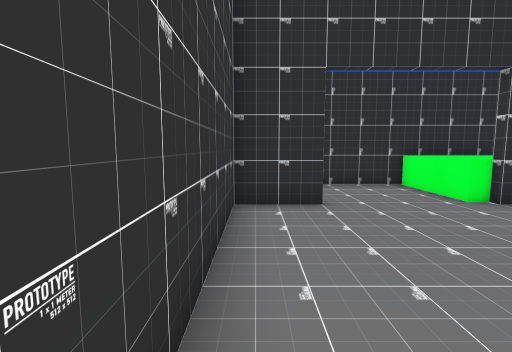
view 1 (above)

18 first-person views from a walk through a 3-D level made in the Unity game engine. The camera is 1.3 m above the floor, tilts 6° down and sees 85° across. The floor is counted in squares, 1 m on a side. Each view is taken from the middle of a square. On the plan, view 1 faces up. The plan holds only what a view shows up to about 13 squares ahead; the rest is blank. The player character is not drawn. Door leaves are left out, so doorways stand open. Some surface patterns are stand-ins.

view 2
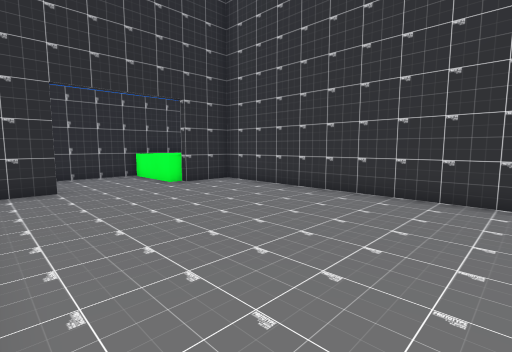

view 3
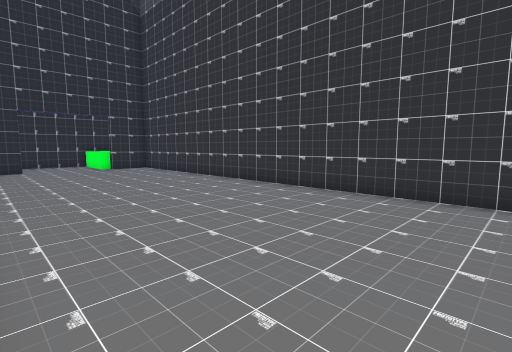

view 4
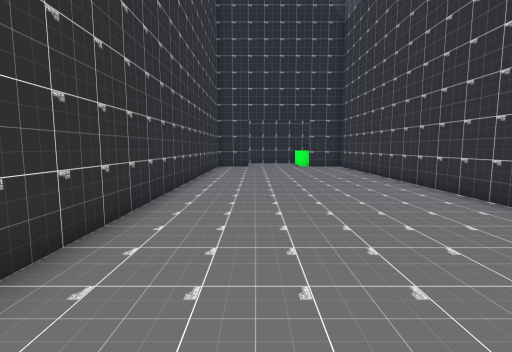

view 5
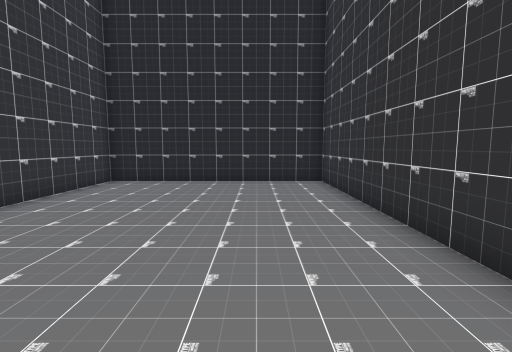

view 6
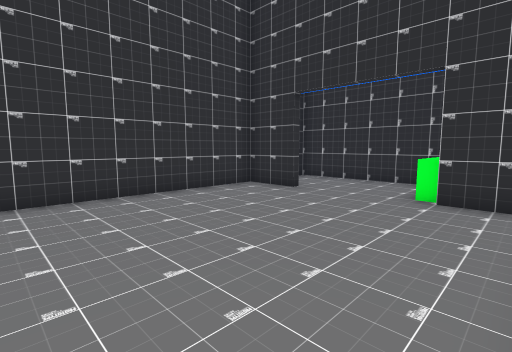

view 7
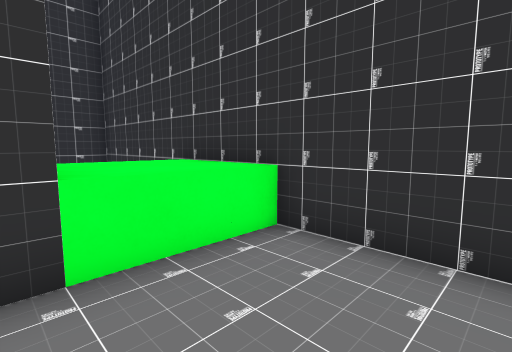

view 8
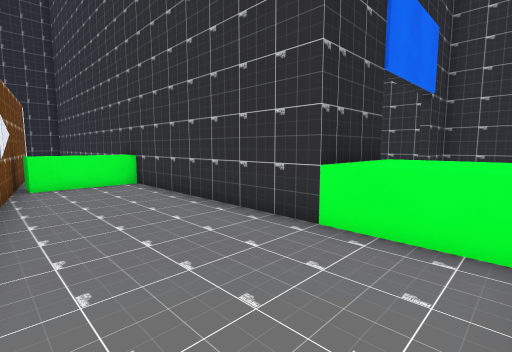

view 9
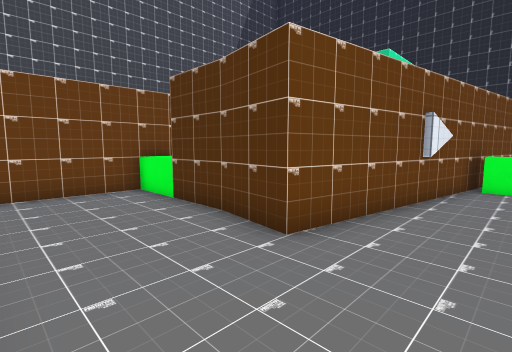

view 10
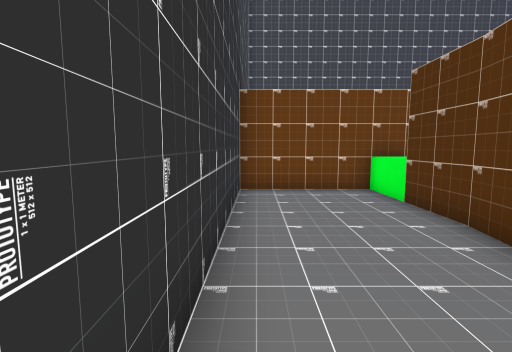

view 11
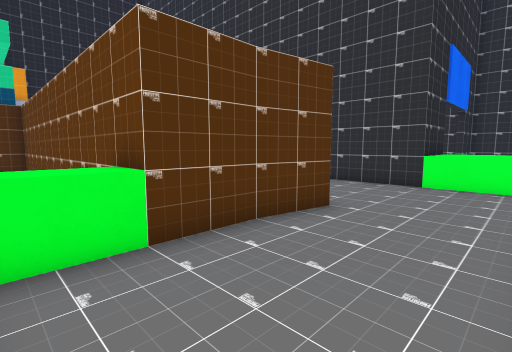

view 12
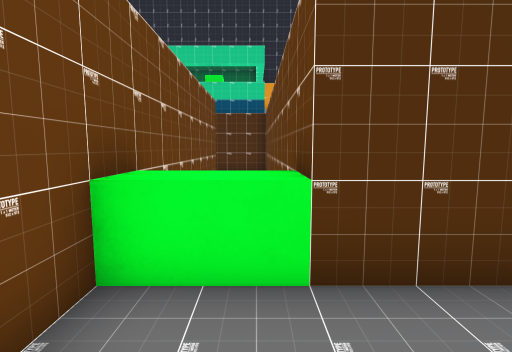

view 13
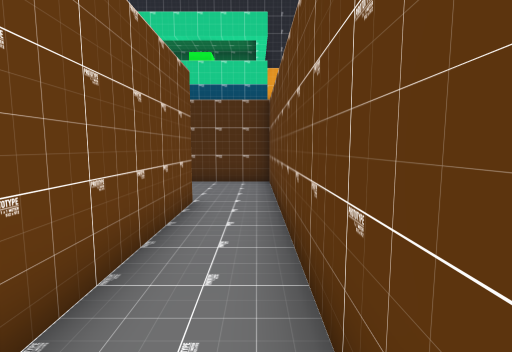

view 14
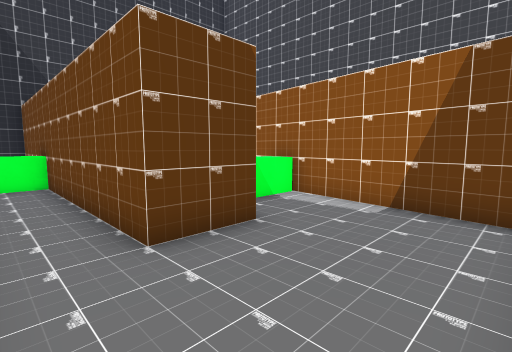

view 15
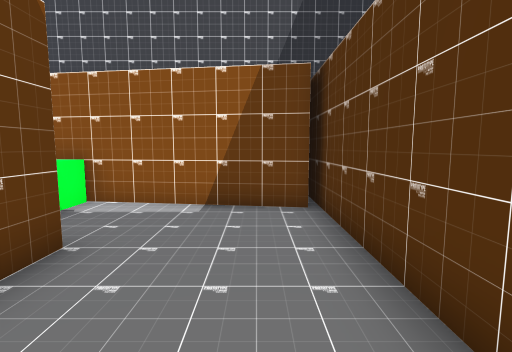

view 16
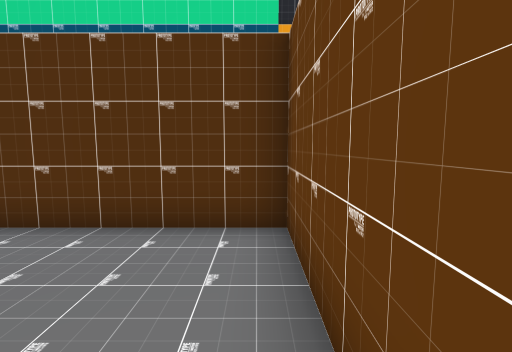

view 17
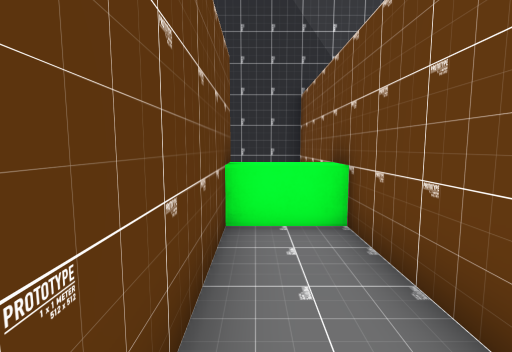

view 18
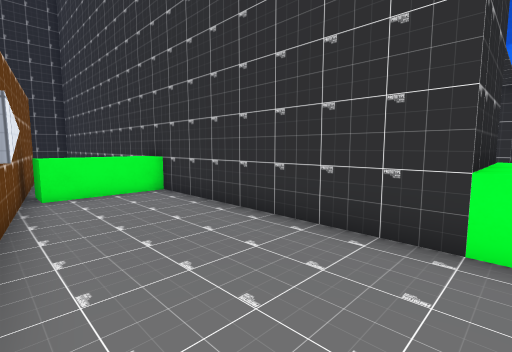

### Floor plan
Points are (right, up) in squares from view 1. A wall is a line through its corners. A room is listed if a view was taken in it or the views show most of it. See-through windows are left out.
Room 1 (views 1, 2, 3, 4, 5, 6)
walls: (1.5, 6.2) (-0.5, 6.2) (-0.5, -13.5) (7.5, -13.5) (7.5, 6.2) (5.5, 6.2)
ways out: open door at (3.5, 5.5) to room 2
Room 2 (views 7, 8, 9, 10, 11, 12, 13, 16, 17, 18)
walls: (14.4, 5.5) (16.5, 5.5) (16.5, -2.4); (11.4, 0.8) (11.7, 1.8); (5.4, 6.5) (8, 6.5) (8, -6.5); (18.5, -2.5) (18.5, 9.5) (-0.5, 9.5) (-0.5, 6.5) (1.5, 6.5); (10.5, -6) (12.5, 5.8) (14.6, 5.5)
ways out: open door at (3.5, 5.5) to room 1; opening at (17.5, -3) to room 3
objects: other object (5, 7) to (6, 7); other object (5, 8) to (6, 8); other object (5, 9) to (6, 9); other object (7, 7); other object (7, 8); other object (7, 9); other object (8, 7); other object (8, 8); other object (8, 9); other object (9, -1); other object (10, -1); other object (17, 5); other object (18, 5)
Room 3 (views 14, 15)
walls: (20.5, -2.5) (18.5, -2.5); (16.5, -2.4) (16.5, -6.4) (24.4, -6.4); (22.9, -6.2) (23.3, -3.5)
ways out: opening at (17.5, -3) to room 2; opening at (21.5, -2.5)

Where each view was taken, in squares from view 1:
view 1: 0 up, 0 right, facing up
view 2: 3 down, 0 right, facing up-right
view 3: 11 down, 0 right, facing up-right
view 4: 12 down, 2 right, facing up
view 5: 3 down, 2 right, facing down
view 6: 1 down, 7 right, facing up-left
view 7: 6 up, 11 right, facing up-left
view 8: 9 up, 12 right, facing down-left
view 9: 9 up, 10 right, facing down-right
view 10: 9 up, 10 right, facing right
view 11: 9 up, 18 right, facing down-left
view 12: 8 up, 17 right, facing down
view 13: 4 up, 17 right, facing down
view 14: 6 down, 17 right, facing up-right
view 15: 5 down, 17 right, facing right
view 16: 2 down, 17 right, facing down
view 17: 0 up, 17 right, facing up
view 18: 7 up, 12 right, facing down-left
